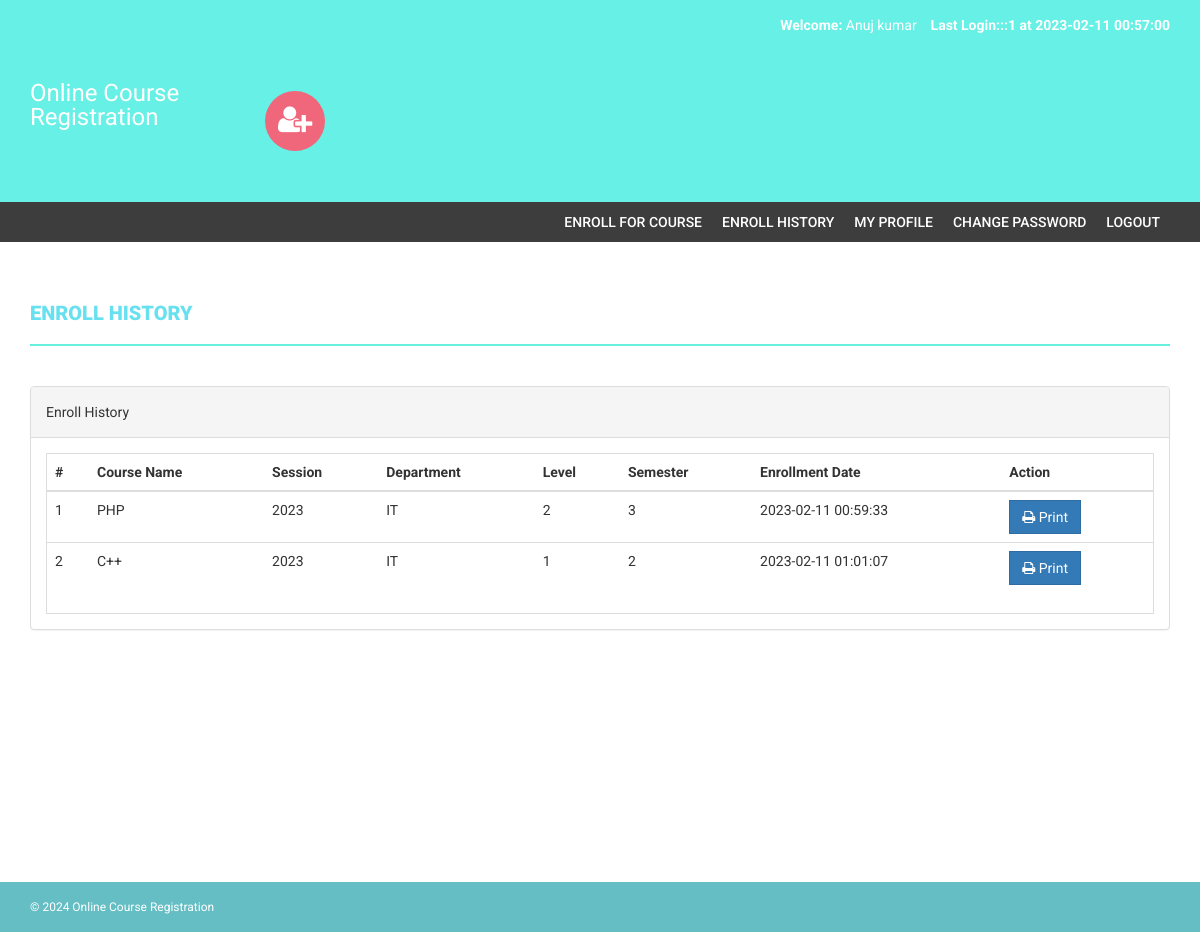
The page /enroll-history.php (signed in) on the database its author committed.
### tables this page shows
CREATE TABLE `courseenrolls` (
  `id` int(11) NOT NULL,
  `studentRegno` varchar(255) DEFAULT NULL,
  `pincode` varchar(255) DEFAULT NULL,
  `session` int(11) DEFAULT NULL,
  `department` int(11) DEFAULT NULL,
  `level` int(11) DEFAULT NULL,
  `semester` int(11) DEFAULT NULL,
  `course` int(11) DEFAULT NULL,
  `enrollDate` timestamp NULL DEFAULT current_timestamp()
);

CREATE TABLE `course` (
  `id` int(11) NOT NULL,
  `courseCode` varchar(255) DEFAULT NULL,
  `courseName` varchar(255) DEFAULT NULL,
  `courseUnit` varchar(255) DEFAULT NULL,
  `noofSeats` int(11) DEFAULT NULL,
  `creationDate` timestamp NULL DEFAULT current_timestamp(),
  `updationDate` varchar(255) DEFAULT NULL
);

CREATE TABLE `session` (
  `id` int(11) NOT NULL,
  `session` varchar(255) DEFAULT NULL,
  `creationDate` timestamp NULL DEFAULT current_timestamp()
);

CREATE TABLE `department` (
  `id` int(11) NOT NULL,
  `department` varchar(255) DEFAULT NULL,
  `creationDate` timestamp NULL DEFAULT current_timestamp()
);

CREATE TABLE `level` (
  `id` int(11) NOT NULL,
  `level` varchar(255) DEFAULT NULL,
  `creationDate` timestamp NULL DEFAULT current_timestamp()
);

CREATE TABLE `semester` (
  `id` int(11) NOT NULL,
  `semester` varchar(255) DEFAULT NULL,
  `creationDate` timestamp NULL DEFAULT current_timestamp(),
  `updationDate` varchar(255) DEFAULT NULL
);

### enroll-history.php (the view, shortened to what this page needs)
<?php
include('includes/config.php');
if(strlen($_SESSION['login'])==0)
{
header('location:index.php');
}else{
?>
<!DOCTYPE html>
<html xmlns="http://www.w3.org/1999/xhtml">
<head>
    <link href="assets/css/bootstrap.css" rel="stylesheet" />
    <link href="assets/css/font-awesome.css" rel="stylesheet" />
    <link href="assets/css/style.css" rel="stylesheet" />
</head>
<body>
<?php include('includes/header.php');?>
<?php if($_SESSION['login']!="")
{
 include('includes/menubar.php');
}
 ?>
    <div class="content-wrapper">
        <div class="container">
              <div class="row">
                    <div class="col-md-12">
                        <h1 class="page-head-line">Enroll History  </h1>
                    </div>
                </div>
                <div class="row" >
                <div class="col-md-12">
                    <div class="panel panel-default">
                        <div class="panel-heading">
                           Enroll History
                        </div>
                        <div class="panel-body">
                            <div class="table-responsive table-bordered">
                                <table class="table">
                                    <thead>
                                        <tr>
                                            <th>#</th>
                                            <th>Course Name </th>
                                            <th>Session </th>
                                            <th> Department</th>
                                             <th>Level</th>
                                                <th>Semester</th>
                                             <th>Enrollment Date</th>
                                             <th>Action</th>
                                        </tr>
                                    </thead>
                                    <tbody>
<?php
$sql=mysqli_query($con,"select courseenrolls.course as cid, course.courseName as courname,session.session as session,department.department as dept,level.level as level,courseenrolls.enrollDate as edate ,semester.semester as sem from courseenrolls join course on course.id=courseenrolls.course join session on session.id=courseenrolls.session join department on department.id=courseenrolls.department join level on level.id=courseenrolls.level  join semester on semester.id=courseenrolls.semester  where courseenrolls.studentRegno='".$_SESSION['login']."'");
$cnt=1;
while($row=mysqli_fetch_array($sql))
{
?>
                                        <tr>
                                            <td><?php echo $cnt;?></td>
                                            <td><?php echo htmlentities($row['courname']);?></td>
                                            <td><?php echo htmlentities($row['session']);?></td>
                                            <td><?php echo htmlentities($row['dept']);?></td>
                                            <td><?php echo htmlentities($row['level']);?></td>
                                            <td><?php echo htmlentities($row['sem']);?></td>
                                             <td><?php echo htmlentities($row['edate']);?></td>
                                            <td>
                                            <a href="print.php?id=<?php echo $row['cid']?>" target="_blank">
<button class="btn btn-primary"><i class="fa fa-print "></i> Print</button> </a>
                                            </td>
                                        </tr>
<?php
$cnt++;
} ?>
                                    </tbody>
                                </table>
                            </div>
                        </div>
                    </div>
                </div>
            </div>
        </div>
    </div>
  <?php include('includes/footer.php');?>
</body>
</html>
<?php } ?>

### header.php (shortened to what this page needs)
<?php
include("includes/config.php");
?>
<?php if($_SESSION['login']!="")
{?>
<header>
        <div class="container">
            <div class="row">
                <div class="col-md-12">
                    <strong>Welcome: </strong><?php echo htmlentities($_SESSION['sname']);?>
                    <strong>Last Login:<?php
        $ret=mysqli_query($con,"SELECT  * from userlog where studentRegno='".$_SESSION['login']."' order by id desc limit 1,1");
                    $row=mysqli_fetch_array($ret);
                    echo $row['userip']; ?> at <?php echo $row['loginTime'];?></strong>
                </div>
            </div>
        </div>
    </header>
    <?php } ?>
    <div class="navbar navbar-inverse set-radius-zero">
        <div class="container">
            <div class="navbar-header">
                <a class="navbar-brand" href="#" style="color:#fff; font-size:24px;4px; line-height:24px; ">
                   Online Course Registration
                </a>
            </div>
            <div class="left-div">
                <i class="fa fa-user-plus login-icon" ></i>
        </div>
            </div>
        </div>

### menubar.php
<section class="menu-section">
        <div class="container">
            <div class="row">
                <div class="col-md-12">
                    <div class="navbar-collapse collapse ">
                        <ul id="menu-top" class="nav navbar-nav navbar-right">
                             <li><a href="pincode-verification.php">Enroll for Course </a></li>
                             <li><a href="enroll-history.php">Enroll History  </a></li>
                              <li><a href="my-profile.php">My Profile</a></li>
                               <li><a href="change-password.php">Change Password</a></li>
                            <li><a href="logout.php">Logout</a></li>
                        </ul>
                    </div>
                </div>
            </div>
        </div>
    </section>

### footer.php
<footer>
        <div class="container">
            <div class="row">
                <div class="col-md-12">
                    &copy; <?php echo date('Y');?> Online Course Registration</a>
                </div>
            </div>
        </div>
    </footer>

### style.css (style rules this page uses)
body { font-family: 'Roboto', sans-serif; line-height: 30px; }
.set-radius-zero { border-radius: 0px; -moz-border-radius: 0px; -webkit-border-radius: 0px; }
.content-wrapper { margin-top: 40px; min-height: 600px; padding-bottom: 60px; }
.page-head-line { font-weight: 900; padding-bottom: 20px; border-bottom: 2px solid #67f0de; text-transform: uppercase; color: #67e0f0; font-size: 20px; margin-bottom: 40px; }
.btn { border-radius: 0px; -webkit-border-radius: 0px; -moz-border-radius: 0px; }
.login-icon { height: 60px; width: 60px; padding: 13px; border-radius: 50%; font-size: 30px; margin-bottom: 20px; color: #fff; text-align: center; cursor:pointer; background-color:#F0677C; -webkit-border-radius:50%; -moz-border-radius:50%; }
header { background-color: #67f0e5; color: #fff; padding: 10px; text-align: right; }
.left-div { padding-left: 30px; margin-top: 40px; margin-bottom: 30px; }
.navbar-brand { width: 250px; padding-top: 30px; }
.menu-section { background-color: #3D3D3D; }
#menu-top a { color: #FFF; text-decoration: none; font-weight: 500; padding: 10px 10px 10px 10px; text-transform: uppercase; }
.navbar-inverse { background-color: #67f0e5; border-color: transparent; }
.navbar { margin-bottom: 0px; }
footer { padding: 10px; color: #fff; font-size: 12px; background-color: #64bec3; }

### rows shown on the page
courseenrolls: course.courseName "PHP", session.session "2023", department.department "IT", level.level "2", semester.semester "3", enrollDate "2023-02-11 00:59:33"
courseenrolls: course.courseName "C++", session.session "2023", department.department "IT", level.level "1", semester.semester "2", enrollDate "2023-02-11 01:01:07"

### other values the page prints
$_SESSION['sname'] "Anuj kumar"
$row['userip'] "::1"
$row['loginTime'] "2023-02-11 00:57:00"
